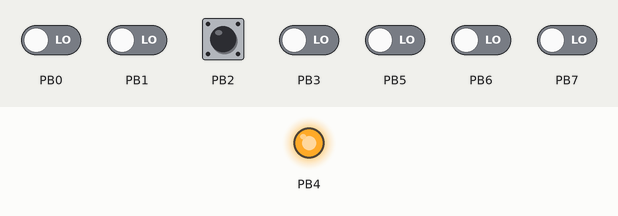
This program was run on a simulated ATmega32, built with avr-gcc and emulated at 16 MHz. On the bench: output pins drawn as LEDs (lit = HIGH). Dashed ring = blinking. Inputs (shaded band) come from the test bench; at power-on: PB0–3, PB5–7 LOW.

Above: at 1.2 s.
1.3 s: PB2 pulled HIGH for 1 s
At 1.7 s:
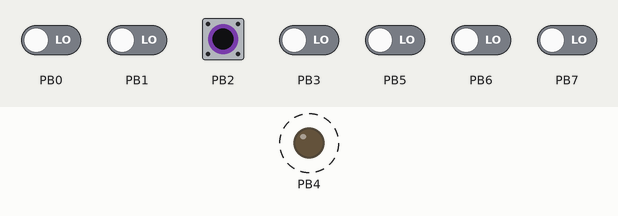
Timing chart, 0 to 4.3 s (numbered marks = the images above; inputs shaded):
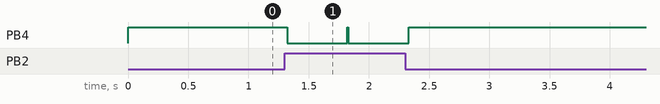

The program:

main.c
```c
/*
 * Dio13march.cpp
 *
 * Created: 14/01/2021 19:35:28
 * Author : Ahmed
 */


#include "LED.h"
#include "Button.h"
#include "STD.h"
#define F_CPU 16000000
#include <util/delay.h>


int main(void)
{
	uint8_t val;

	LED0_Init();
	LED0_On();

	Button0_Init();


    while (1)
    {
		val = Button0_GetValue();

		if (val==1)
		{
			LED0_Toggle();
			_delay_ms(500);
			LED0_Toggle();
		}
    }
}
```

Button.c
```c
/*
 * Button.c
 *
 * Created: 10/01/2021 19:04:29
 *  Author: Ahmed
 */

#include "Button.h"
#include "STD.h"


void Button0_Init(void)
{
	DIO_SetPinDir(DIO_PORTB, DIO_PIN2 , DIO_PIN_INPUT);
}
uint8_t Button0_GetValue(void)
{
	uint8_t value = 1;

	DIO_ReadPinValue(DIO_PORTB, DIO_PIN2, &value);

	while(GET_BIT(PINB, 2)==0);

	_delay_ms(10);

	return value;

}
```

Button.h
```c
/*
 * Button.h
 *
 * Created: 10/01/2021 19:04:57
 *  Author: Ahmed
 */


#ifndef BUTTON_H_
#define BUTTON_H_

#include "DIO.h"
#define F_CPU 16000000
#include <util/delay.h>


void Button0_Init(void);

uint8_t Button0_GetValue(void);


#endif /* BUTTON_H_ */
```

LED.c
```c
/*
 * LED.c
 *
 * Created: 11/01/2021 16:38:08
 *  Author: Ahmed
 */

#include "LED.h"
#include "DIO.h"


void LED0_Init(void)
{
	DIO_SetPinDir(DIO_PORTB, DIO_PIN4, DIO_PIN_OUTPUT);
}

void LED0_On(void)
{
	DIO_SetPinValue(DIO_PORTB, DIO_PIN4 , DIO_PIN_HIGH);
}
void LED0_Off(void)
{
	DIO_SetPinValue(DIO_PORTB, DIO_PIN4 , DIO_PIN_LOW);
}
void LED0_Toggle(void)
{
	DIO_TogglePin(DIO_PORTB, DIO_PIN4);
}
```

LED.h
```c
/*
 * LED.h
 *
 * Created: 11/01/2021 16:38:26
 *  Author: Ahmed
 */


#ifndef LED_H_
#define LED_H_

#include "DIO.h"
#define F_CPU 16000000
#include <util/delay.h>


void LED0_Init(void);

void LED0_On(void);

void LED0_Off(void);

void LED0_Toggle(void);


#endif /* LED_H_ */
```

MCU.h
```c
/*
 * MCU.h
 *
 * Created: 09/01/2021 19:45:59
 *  Author: Ahmed
 */


#ifndef MCU_H_
#define MCU_H_

#include "STD.h"

#define    PORTA   (*(volatile uint8_t*)0x3B)
#define    DDRA    (*(volatile uint8_t*)0x3A)
#define    PINA    (*(volatile uint8_t*)0x39)

#define    PORTB    (*(volatile uint8_t*)0x38)
#define    DDRB     (*(volatile uint8_t*)0x37)
#define    PINB     (*(volatile uint8_t*)0x36)

#define    PORTC    (*(volatile uint8_t*)0x35)
#define    DDRC     (*(volatile uint8_t*)0x34)
#define    PINC     (*(volatile uint8_t*)0x33)

#define    PORTD    (*(volatile uint8_t*)0x32)
#define    DDRD     (*(volatile uint8_t*)0x31)
#define    PIND     (*(volatile uint8_t*)0x30)


#endif /* MCU_H_ */
```

STD.h
```c
/*
 * STD.h
 *
 *
 *      Author: Ahmed
 */

#ifndef STD_H_
#define STD_H_


typedef unsigned char		  uint8_t;
typedef signed char			  sint8_t;
typedef unsigned short		  uint16_t_t;
typedef signed short		  sint16_t;
typedef unsigned long		  uint32_t;
typedef signed long		      sint32_t;
typedef unsigned long long    uint64_t;
typedef signed long long	  sint64_t;
typedef float				  float32;
typedef double				  float64;


#endif /* STD_H_ */
```

BIT_Math.h
```c
#ifndef BIT_MATH_H_
#define BIT_MATH_H_

#define SET_BIT(REG,BIT)  (REG |= (1<<BIT))
#define CLR_BIT(REG,BIT)  (REG &=~ (1<<BIT))
#define Toggle_BIT(REG,BIT) (REG ^= (1<<BIT))
#define GET_BIT(REG,BIT)  ((REG >> BIT) & (0X01))


#endif /* BIT_MATH_H_ */
```

DIO.c
```c
/*
 * DIO.c
 *
 * Created: 11/01/2021 14:22:00
 *  Author: Ahmed
 */

#include "DIO.h"


void DIO_SetPortDir(uint8_t Port, uint8_t Dir)
{
	switch (Port)
	{
		case DIO_PORTA :
		DDRA = Dir;
		break;

		case DIO_PORTB :
		DDRB = Dir;
		break;

		case DIO_PORTC :
		DDRC = Dir;
		break;

		case DIO_PORTD :
		DDRD = Dir;
		break;

		default:
		break;
	}
}


void DIO_SetPinDir(uint8_t Port, uint8_t Pin, uint8_t Dir)
{
	switch (Dir)
	{
		case DIO_PIN_OUTPUT :
		switch (Port)
		{
		case DIO_PORTA :
		SET_BIT(DDRA , Pin);
		break;

		case DIO_PORTB :
		SET_BIT(DDRB, Pin);
		break;

		case DIO_PORTC :
		SET_BIT(DDRC, Pin);
		break;

		case DIO_PORTD :
		SET_BIT(DDRD , Pin);
		break;
		}


		break;

			case DIO_PIN_INPUT :
			switch (Port)
			{
				case DIO_PORTA :
				CLR_BIT(DDRA , Pin);
				break;

				case DIO_PORTB :
				CLR_BIT(DDRB, Pin);
				break;

				case DIO_PORTC :
				CLR_BIT(DDRC, Pin);
				break;

				case DIO_PORTD :
				CLR_BIT(DDRD , Pin);

				default:
				break;
			}
			break;


			default :
			break;


	}
}


void DIO_SetPortValue(uint8_t Port, uint8_t Value)

{
	switch (Port)
	{
		case DIO_PORTA :
		PORTA = Value;
		break;

		case DIO_PORTB :
		PORTB = Value;
		break;

		case DIO_PORTC :
		PORTC = Value;
		break;

		case DIO_PORTD :
		PORTD = Value;
		break;

		default:
		break;
	}
}


void DIO_SetPinValue(uint8_t Port, uint8_t Pin, uint8_t Value)

{
	switch (Value)
	{
		case DIO_PIN_HIGH :
		switch (Port)
		{
			case DIO_PORTA :
			SET_BIT(PORTA , Pin);
			break;

			case DIO_PORTB :
			SET_BIT(PORTB, Pin);
			break;

			case DIO_PORTC :
			SET_BIT(PORTC, Pin);
			break;

			case DIO_PORTD :
			SET_BIT(PORTD , Pin);
			break;
		}


		break;

		case DIO_PIN_LOW :
		switch (Port)
		{
			case DIO_PORTA :
			CLR_BIT(PORTA , Pin);
			break;

			case DIO_PORTB :
			CLR_BIT(PORTB, Pin);
			break;

			case DIO_PORTC :
			CLR_BIT(PORTC, Pin);
			break;

			case DIO_PORTD :
			CLR_BIT(PORTD , Pin);

			default:
			break;
		}
		break;


		default :
		break;


	}
}


void DIO_ReadPortValue(uint8_t Port, uint8_t* Value)

{
	switch (Port)
	{
		case DIO_PORTA :
		*Value = PINA;
		break;

		case DIO_PORTB :
		*Value = PINB;
		break;

		case DIO_PORTC :
		*Value = PINC;
		break;

		case DIO_PORTD :
		*Value = PIND;
		break;

		default:
		break;
	}
}

void DIO_ReadPinValue(uint8_t Port, uint8_t Pin, uint8_t* Value)
{
	switch (Port)
	{
		case DIO_PORTA:
		*Value = GET_BIT(PINA, Pin);
		break;

		case DIO_PORTB:
		*Value = GET_BIT(PINB, Pin);
		break;

		case DIO_PORTC:
		*Value = GET_BIT(PINC, Pin);
		break;

		case DIO_PORTD:
		*Value = GET_BIT(PIND, Pin);
		break;

		default:
		break;

	}
}

void DIO_TogglePort(uint8_t Port)

{
	switch (Port)
	{
		case DIO_PORTA :
		PORTA ^= 0xff;
		break;

		case DIO_PORTB :
		PORTB ^= 0xff;
		break;

		case DIO_PORTC :
		PORTC ^= 0xff;
		break;

		case DIO_PORTD :
		PORTD ^= 0xff;
		break;

		default:
		break;
	}
}


void DIO_TogglePin(uint8_t Port, uint8_t Pin)
{
	switch (Port)
	{
		case DIO_PORTA:
		Toggle_BIT(PORTA, Pin);
		break;

		case DIO_PORTB:
		Toggle_BIT(PORTB, Pin);
		break;

		case DIO_PORTC:
		Toggle_BIT(PORTC, Pin);
		break;

		case DIO_PORTD:
		Toggle_BIT(PORTD, Pin);
		break;

		default:
		break;

	}
}

void DIO_SetPullUp(uint8_t Port, uint8_t Pin)
{
	switch (Port)
	{
		case DIO_PORTA :
		SET_BIT(PORTA, Pin);
		break;

		case DIO_PORTB :
		SET_BIT(PORTB, Pin);
		break;

		case DIO_PORTC :
		SET_BIT(PORTC, Pin);
		break;

		case DIO_PORTD :
		SET_BIT(PORTD, Pin);
		break;

		default:

		break;
	}
}
```

DIO.h
```c
/*
 * DIO.h
 *
 * Created: 11/01/2021 14:22:14
 *  Author: Ahmed
 */


#ifndef DIO_H_
#define DIO_H_

#include "BIT_Math.h"
#include "STD.h"
#include "MCU.h"


#define DIO_PORTA 0
#define DIO_PORTB 1
#define DIO_PORTC 2
#define DIO_PORTD 3

#define DIO_PIN0 0
#define DIO_PIN1 1
#define DIO_PIN2 2
#define DIO_PIN3 3
#define DIO_PIN4 4
#define DIO_PIN5 5
#define DIO_PIN6 6
#define DIO_PIN7 7

#define DIO_PORT_OUTPUT 0xff
#define DIO_PORT_INPUT  0x00

#define DIO_PIN_OUTPUT 1
#define DIO_PIN_INPUT  0

#define DIO_PORT_HIGH 0xff
#define DIO_PORT_LOW  0x00

#define DIO_PIN_HIGH 1
#define DIO_PIN_LOW  0


void DIO_SetPortDir(uint8_t Port, uint8_t Dir);
void DIO_SetPinDir(uint8_t Port, uint8_t Pin, uint8_t Dir);

void DIO_SetPortValue(uint8_t Port, uint8_t Value);
void DIO_SetPinValue(uint8_t Port, uint8_t Pin, uint8_t Value);

void DIO_ReadPortValue(uint8_t Port, uint8_t* Value);
void DIO_ReadPinValue(uint8_t Port, uint8_t Pin, uint8_t* Value);

void DIO_TogglePort(uint8_t Port);
void DIO_TogglePin(uint8_t Port, uint8_t Pin);

void DIO_SetPullUp(uint8_t Port, uint8_t Pin);


#endif /* DIO_H_ */
```

Measured:
- after the input at 1.3 s, PB4: alternates HIGH for 0.01 s and LOW for 0.50 s, 4 changes in all, then stays HIGH, starting at once
